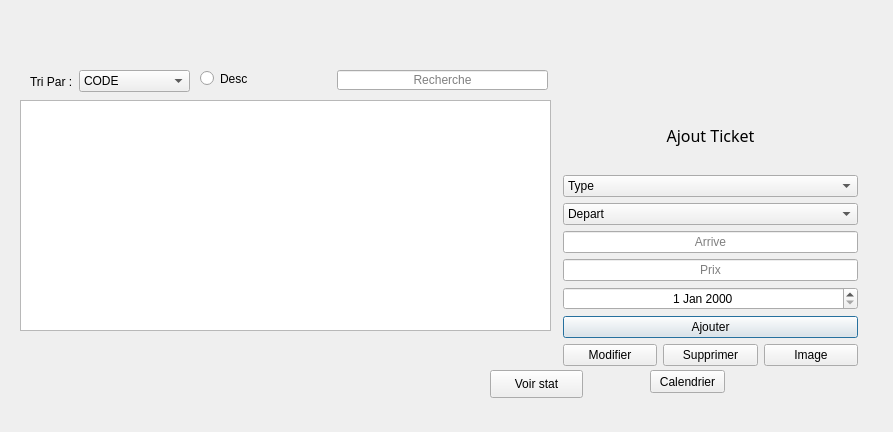
<?xml version="1.0" encoding="UTF-8"?>
<ui version="4.0">
 <class>Dialogticket</class>
 <widget class="QDialog" name="Dialogticket">
  <property name="geometry">
   <rect>
    <x>0</x>
    <y>0</y>
    <width>893</width>
    <height>432</height>
   </rect>
  </property>
  <property name="windowTitle">
   <string>Dialog</string>
  </property>
  <widget class="QTableView" name="tabTicket">
   <property name="geometry">
    <rect>
     <x>20</x>
     <y>100</y>
     <width>531</width>
     <height>231</height>
    </rect>
   </property>
  </widget>
  <widget class="QWidget" name="verticalLayoutWidget">
   <property name="geometry">
    <rect>
     <x>563</x>
     <y>101</y>
     <width>295</width>
     <height>265</height>
    </rect>
   </property>
   <layout class="QVBoxLayout" name="verticalLayout">
    <property name="leftMargin">
     <number>0</number>
    </property>
    <item>
     <widget class="QLabel" name="formlabel">
      <property name="font">
       <font>
        <family>Impact</family>
        <pointsize>12</pointsize>
       </font>
      </property>
      <property name="text">
       <string>Ajout Ticket</string>
      </property>
      <property name="scaledContents">
       <bool>false</bool>
      </property>
      <property name="alignment">
       <set>Qt::AlignCenter</set>
      </property>
     </widget>
    </item>
    <item>
     <widget class="QComboBox" name="comboType">
      <item>
       <property name="text">
        <string>Type</string>
       </property>
      </item>
      <item>
       <property name="text">
        <string>Individuel</string>
       </property>
      </item>
      <item>
       <property name="text">
        <string>Couple</string>
       </property>
      </item>
      <item>
       <property name="text">
        <string>Famille</string>
       </property>
      </item>
     </widget>
    </item>
    <item>
     <widget class="QComboBox" name="t_depart">
      <item>
       <property name="text">
        <string>Depart</string>
       </property>
      </item>
      <item>
       <property name="text">
        <string>Tunis</string>
       </property>
      </item>
      <item>
       <property name="text">
        <string>Bizerte</string>
       </property>
      </item>
      <item>
       <property name="text">
        <string>Sfax</string>
       </property>
      </item>
      <item>
       <property name="text">
        <string>SidiBouzid</string>
       </property>
      </item>
      <item>
       <property name="text">
        <string>Beja</string>
       </property>
      </item>
      <item>
       <property name="text">
        <string>Jendouba</string>
       </property>
      </item>
      <item>
       <property name="text">
        <string>Kef</string>
       </property>
      </item>
      <item>
       <property name="text">
        <string>Nabeul</string>
       </property>
      </item>
      <item>
       <property name="text">
        <string>Sousse</string>
       </property>
      </item>
      <item>
       <property name="text">
        <string>Monastir</string>
       </property>
      </item>
      <item>
       <property name="text">
        <string>Mahdia</string>
       </property>
      </item>
      <item>
       <property name="text">
        <string>Gabes</string>
       </property>
      </item>
      <item>
       <property name="text">
        <string>Gbelly</string>
       </property>
      </item>
      <item>
       <property name="text">
        <string>Tozeur</string>
       </property>
      </item>
      <item>
       <property name="text">
        <string>Tataouin</string>
       </property>
      </item>
      <item>
       <property name="text">
        <string>Karouen</string>
       </property>
      </item>
      <item>
       <property name="text">
        <string>Kasserine</string>
       </property>
      </item>
      <item>
       <property name="text">
        <string>Gafsa</string>
       </property>
      </item>
      <item>
       <property name="text">
        <string>Mednine</string>
       </property>
      </item>
      <item>
       <property name="text">
        <string>Ariana</string>
       </property>
      </item>
      <item>
       <property name="text">
        <string>Ben Arous</string>
       </property>
      </item>
      <item>
       <property name="text">
        <string>Siliena</string>
       </property>
      </item>
      <item>
       <property name="text">
        <string>Zaghouan</string>
       </property>
      </item>
     </widget>
    </item>
    <item>
     <widget class="QLineEdit" name="t_arrive">
      <property name="alignment">
       <set>Qt::AlignCenter</set>
      </property>
      <property name="placeholderText">
       <string>Arrive</string>
      </property>
     </widget>
    </item>
    <item>
     <widget class="QLineEdit" name="t_prix">
      <property name="alignment">
       <set>Qt::AlignCenter</set>
      </property>
      <property name="placeholderText">
       <string>Prix</string>
      </property>
     </widget>
    </item>
    <item>
     <widget class="QDateEdit" name="t_date">
      <property name="alignment">
       <set>Qt::AlignCenter</set>
      </property>
     </widget>
    </item>
    <item>
     <widget class="QPushButton" name="btnAjouter">
      <property name="text">
       <string>Ajouter</string>
      </property>
     </widget>
    </item>
    <item>
     <layout class="QHBoxLayout" name="horizontalLayout">
      <item>
       <widget class="QPushButton" name="modifierTbtn">
        <property name="text">
         <string>Modifier</string>
        </property>
       </widget>
      </item>
      <item>
       <widget class="QPushButton" name="supprimerTbtn">
        <property name="text">
         <string>Supprimer</string>
        </property>
       </widget>
      </item>
      <item>
       <widget class="QPushButton" name="imageBtn">
        <property name="text">
         <string>Image</string>
        </property>
       </widget>
      </item>
     </layout>
    </item>
   </layout>
  </widget>
  <widget class="QLineEdit" name="lineEdit">
   <property name="geometry">
    <rect>
     <x>337</x>
     <y>70</y>
     <width>211</width>
     <height>20</height>
    </rect>
   </property>
   <property name="alignment">
    <set>Qt::AlignCenter</set>
   </property>
   <property name="placeholderText">
    <string>Recherche</string>
   </property>
  </widget>
  <widget class="QComboBox" name="comboBox">
   <property name="geometry">
    <rect>
     <x>79</x>
     <y>70</y>
     <width>111</width>
     <height>22</height>
    </rect>
   </property>
   <item>
    <property name="text">
     <string>CODE</string>
    </property>
   </item>
   <item>
    <property name="text">
     <string>TYPE</string>
    </property>
   </item>
   <item>
    <property name="text">
     <string>Derpart</string>
    </property>
   </item>
   <item>
    <property name="text">
     <string>Arrive</string>
    </property>
   </item>
   <item>
    <property name="text">
     <string>Prix</string>
    </property>
   </item>
  </widget>
  <widget class="QLabel" name="label">
   <property name="geometry">
    <rect>
     <x>30</x>
     <y>75</y>
     <width>47</width>
     <height>13</height>
    </rect>
   </property>
   <property name="text">
    <string>Tri Par :</string>
   </property>
  </widget>
  <widget class="QRadioButton" name="triDesc">
   <property name="geometry">
    <rect>
     <x>200</x>
     <y>70</y>
     <width>82</width>
     <height>17</height>
    </rect>
   </property>
   <property name="text">
    <string>Desc</string>
   </property>
  </widget>
  <widget class="QPushButton" name="btnCalendrier">
   <property name="geometry">
    <rect>
     <x>650</x>
     <y>370</y>
     <width>75</width>
     <height>23</height>
    </rect>
   </property>
   <property name="text">
    <string>Calendrier</string>
   </property>
  </widget>
  <widget class="QPushButton" name="pushButton">
   <property name="geometry">
    <rect>
     <x>490</x>
     <y>370</y>
     <width>93</width>
     <height>28</height>
    </rect>
   </property>
   <property name="text">
    <string>Voir stat</string>
   </property>
  </widget>
  <widget class="QLabel" name="label_depart">
   <property name="geometry">
    <rect>
     <x>560</x>
     <y>10</y>
     <width>301</width>
     <height>81</height>
    </rect>
   </property>
   <property name="text">
    <string/>
   </property>
  </widget>
 </widget>
 <resources/>
 <connections/>
</ui>
